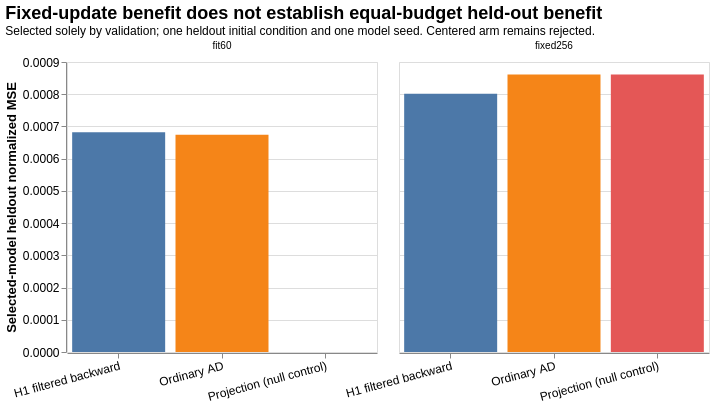

Source (Vega-Lite JSON):
### Vega-Lite specification from a JSON file in a GitHub repository (floating-point values rounded to 4 significant figures)
{"config": {"view": {"continuousWidth": 300, "continuousHeight": 300}, "axis": {"labelFontSize": 12, "titleFontSize": 13}, "title": {"fontSize": 18, "subtitleFontSize": 12}}, "data": {"values": [{"scope": "fixed256", "arm": "baseline", "label": "Ordinary AD", "completed_updates": 256, "selected_update": 192, "validation_loss": 0.0006556, "heldout_loss": 0.0008612, "training_seconds": 28.56, "validation_seconds": 0.5657, "first_update_seconds": 19.57, "remaining_update_seconds": 8.988, "driver_through_selection_seconds": 39.87, "fit_elapsed_seconds": null, "fit_overshoot_seconds": null, "common_preparation_seconds": null, "mean_candidate_true_gradient_cosine": 1.0, "mean_adam_descent_true_gradient_cosine": 0.07083, "max_endpoint_cfl": 0.2223, "max_divergence_rms": 4.578e-07, "max_heat_mean_drift": 7.802e-10, "max_stored_wall_normal": 0.0, "largest_sampled_temperature_variance_increment": -7.232e-05, "temperature_range": [0.0, 0.9938]}, {"scope": "fixed256", "arm": "whole_state_h1", "label": "H1 filtered backward", "completed_updates": 256, "selected_update": 256, "validation_loss": 0.0005629, "heldout_loss": 0.0008011, "training_seconds": 42.94, "validation_seconds": 0.6769, "first_update_seconds": 34.09, "remaining_update_seconds": 8.853, "driver_through_selection_seconds": 56.43, "fit_elapsed_seconds": null, "fit_overshoot_seconds": null, "common_preparation_seconds": null, "mean_candidate_true_gradient_cosine": 0.9471, "mean_adam_descent_true_gradient_cosine": 0.1052, "max_endpoint_cfl": 0.2228, "max_divergence_rms": 4.513e-07, "max_heat_mean_drift": 4.534e-10, "max_stored_wall_normal": 0.0, "largest_sampled_temperature_variance_increment": -7.259e-05, "temperature_range": [0.0, 0.9938]}, {"scope": "fixed256", "arm": "whole_state_p", "label": "Projection (null control)", "completed_updates": 256, "selected_update": 192, "validation_loss": 0.0006556, "heldout_loss": 0.0008612, "training_seconds": 43.03, "validation_seconds": 0.6655, "first_update_seconds": 34.23, "remaining_update_seconds": 8.808, "driver_through_selection_seconds": 57.58, "fit_elapsed_seconds": null, "fit_overshoot_seconds": null, "common_preparation_seconds": null, "mean_candidate_true_gradient_cosine": 1.0, "mean_adam_descent_true_gradient_cosine": 0.07083, "max_endpoint_cfl": 0.2223, "max_divergence_rms": 4.504e-07, "max_heat_mean_drift": 7.029e-10, "max_stored_wall_normal": 0.0, "largest_sampled_temperature_variance_increment": -7.232e-05, "temperature_range": [0.0, 0.9938]}, {"scope": "fit60", "arm": "baseline", "label": "Ordinary AD", "completed_updates": 764, "selected_update": 205, "validation_loss": 0.0004801, "heldout_loss": 0.0006745, "training_seconds": 57.21, "validation_seconds": 1.478, "first_update_seconds": 28.71, "remaining_update_seconds": 28.5, "driver_through_selection_seconds": 73.53, "fit_elapsed_seconds": 59.75, "fit_overshoot_seconds": 0.0, "common_preparation_seconds": 13.79, "mean_candidate_true_gradient_cosine": 1.0, "mean_adam_descent_true_gradient_cosine": 0.07751, "max_endpoint_cfl": 0.223, "max_divergence_rms": 4.579e-07, "max_heat_mean_drift": 1.74e-09, "max_stored_wall_normal": 0.0, "largest_sampled_temperature_variance_increment": -7.216e-05, "temperature_range": [0.0, 0.9938]}, {"scope": "fit60", "arm": "whole_state_h1", "label": "H1 filtered backward", "completed_updates": 674, "selected_update": 298, "validation_loss": 0.0004547, "heldout_loss": 0.000682, "training_seconds": 57.66, "validation_seconds": 1.289, "first_update_seconds": 33.0, "remaining_update_seconds": 24.66, "driver_through_selection_seconds": 73.42, "fit_elapsed_seconds": 59.78, "fit_overshoot_seconds": 0.0, "common_preparation_seconds": 13.64, "mean_candidate_true_gradient_cosine": 0.938, "mean_adam_descent_true_gradient_cosine": 0.09654, "max_endpoint_cfl": 0.2214, "max_divergence_rms": 4.501e-07, "max_heat_mean_drift": 9.282e-10, "max_stored_wall_normal": 0.0, "largest_sampled_temperature_variance_increment": -7.217e-05, "temperature_range": [0.0, 0.9938]}]}, "facet": {"column": {"field": "scope", "title": null, "type": "nominal"}}, "spec": {"mark": {"type": "bar"}, "encoding": {"color": {"field": "label", "legend": null, "type": "nominal"}, "tooltip": [{"field": "scope", "type": "nominal"}, {"field": "label", "type": "nominal"}, {"field": "selected_update", "type": "quantitative"}, {"field": "heldout_loss", "type": "quantitative"}, {"field": "validation_loss", "type": "quantitative"}], "x": {"axis": {"labelAngle": -15}, "field": "label", "title": null, "type": "nominal"}, "y": {"field": "heldout_loss", "scale": {"zero": true}, "title": "Selected-model heldout normalized MSE", "type": "quantitative"}}, "height": 290, "width": 310}, "title": {"text": "Fixed-update benefit does not establish equal-budget held-out benefit", "subtitle": "Selected solely by validation; one heldout initial condition and one model seed. Centered arm remains rejected."}, "$schema": "https://vega.github.io/schema/vega-lite/v6.4.1.json"}
